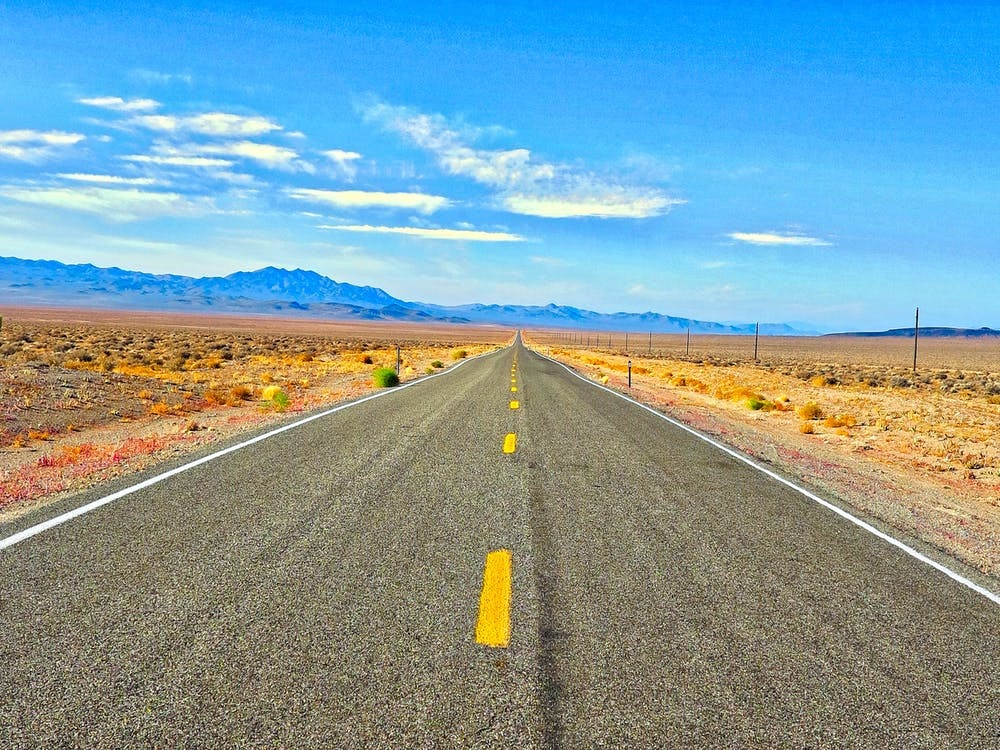
%> input picture P1(Picture noise canceling)/matlab/1.jpg, 1000 x 750 px
$ octave project.m   (GNU Octave 9; MATLAB toolbox functions it lacks are replaced by stand-ins)
%> lines starting %> are read from the running program, lines starting %| are printed output that depends on the picture
input_img = imread('1.jpg')
%> input_img is the input picture: size 750x1000x3 uint8; mean R, G, B 127.7, 156.9, 163.3
imshow(input_img)


imwrite(input_img, 'E:\terme 9\DC\Projects\1\matlab\level4\a.jpg')
imwrite(input_img, 'E:\terme 9\DC\Projects\1\matlab\level4\b.png')
imwrite(input_img, 'E:\terme 9\DC\Projects\1\matlab\level4\c.bmp')
imwrite(input_img, 'E:\terme 9\DC\Projects\1\matlab\level4\d.jpeg')
imwrite(input_img, 'E:\terme 9\DC\Projects\1\matlab\level4\e.tif')
imwrite(input_img, 'E:\terme 9\DC\Projects\1\matlab\level4\f.hdf')


gray_img = rgb2gray(input_img);
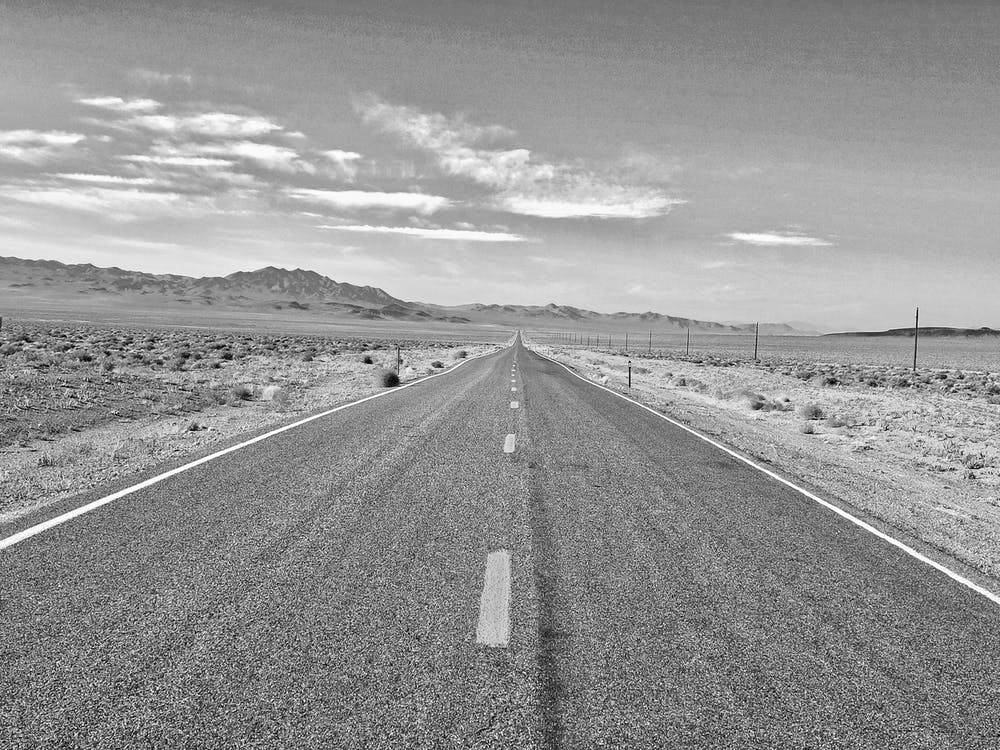
%> gray_img: size 750x1000 uint8; min 1, max 255, mean 148.9
figure
imshow(gray_img)

noisy_img = imnoise(gray_img, 'gaussian')
figure
imshow(noisy_img)
title('Portion of the Image with Added Gaussian Noise');

img=input_img;
img=double(img(:));
ima=max(img(:));
%> ima = 255
imi=min(img(:));
%> imi = 0
mse=std(img(:));
%> mse = 64.48
before_snr=20*log10((ima-imi)./mse)
%> before_snr = 11.94

img=noisy_img;
img=double(img(:));
ima=max(img(:));
imi=min(img(:));
mse=std(img(:));
%> mse = 48.21
after_snr=20*log10((ima-imi)./mse)
%> after_snr = 14.47

ft=fftshift(log(abs(fft2(gray_img))));
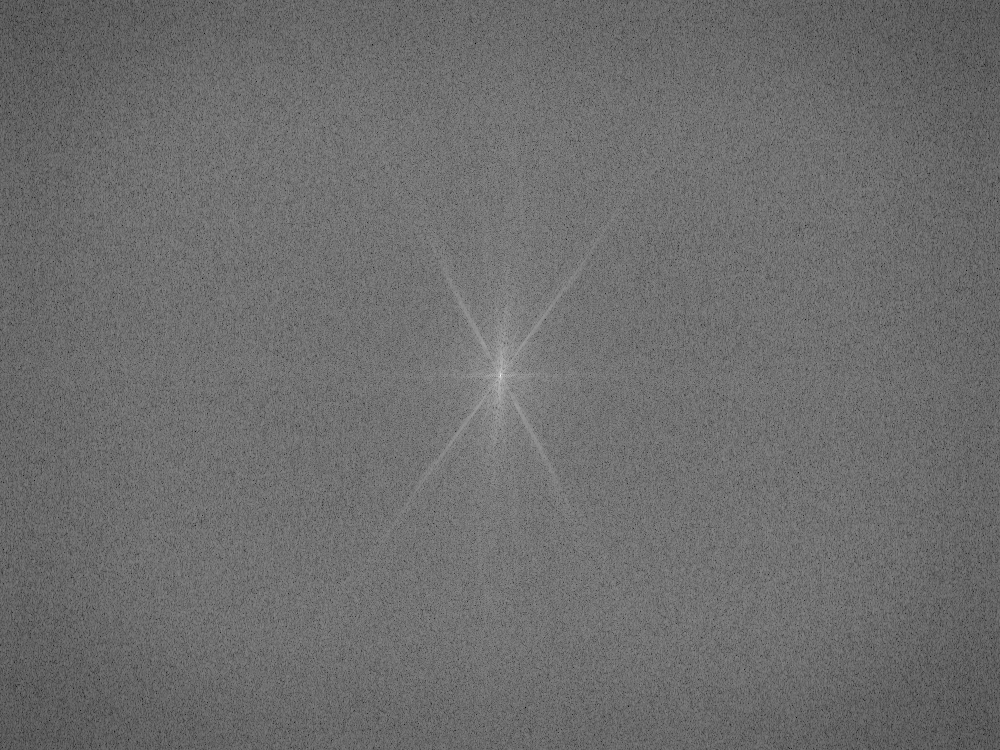
%> ft: size 750x1000 double; min 2.87, max 18.53, mean 9.62; drawn with min black and max white
figure
imshow(ft, []);

removed_noise_img1=wiener2(noisy_img,[5 5]);
figure
imshow(removed_noise_img1)
title('removed noise image1')

removed_noise_img2=medfilt2(noisy_img, [3 3]);
figure
imshow(removed_noise_img2)
title('removed noise image2')


peaksnr1=psnr(removed_noise_img1, noisy_img)
%> peaksnr1 = 19.35

peaksnr2=psnr(removed_noise_img2, noisy_img)
%> peaksnr2 = 17.79

energy = sum(gray_img, 'all')
%> energy = 111667891
